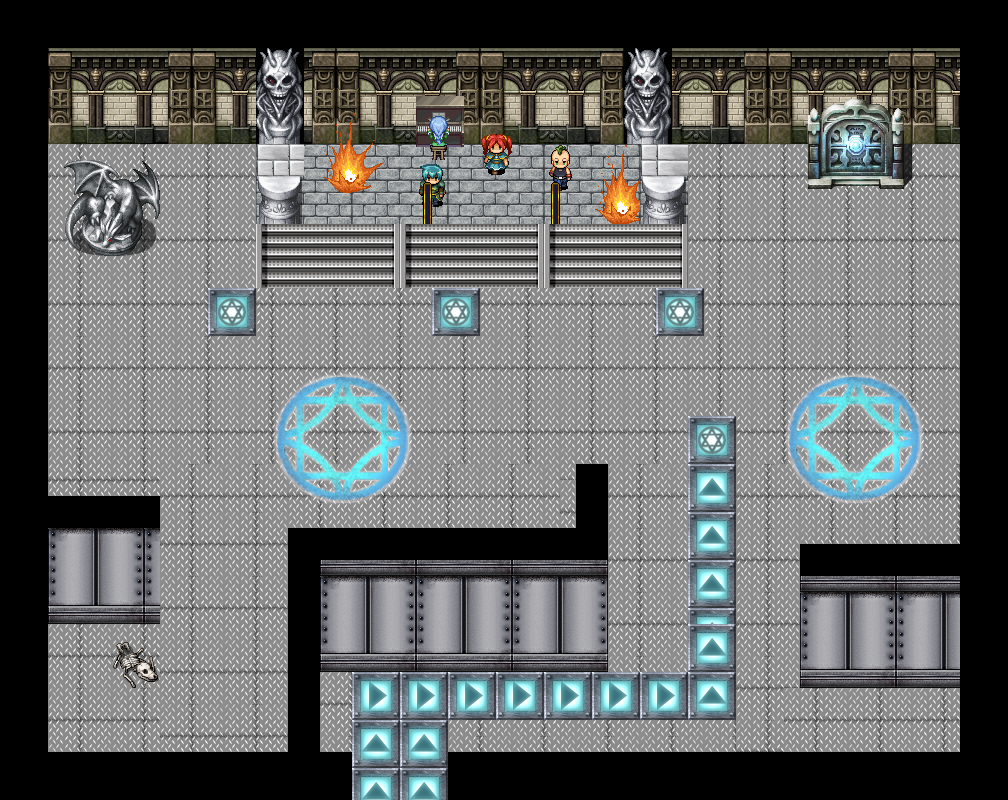

Tiled map render using the project's own tile images. Description and the map definition, with tile-layer contents summarised, below:
An orthogonal 63x50 tile map with 16x16 px tiles, 4 tile layers (Below Player, Collision Layer, Above Player, No Collision Layer), 12 tilesets.

<map version="1.0" tiledversion="1.1.3" orientation="orthogonal" renderorder="right-down" width="63" height="50" tilewidth="16" tileheight="16" infinite="0" nextobjectid="1">
 <tileset firstgid="1" name="SF_Outside_C" tilewidth="16" tileheight="16" tilecount="2304" columns="48">
  <image source="../tilesets/SF_Outside_C.png" width="768" height="768" />
 </tileset>
 <tileset firstgid="2305" name="SF_Outside_B" tilewidth="16" tileheight="16" tilecount="2304" columns="48">
  <image source="../tilesets/SF_Outside_B.png" width="768" height="768" />
 </tileset>
 <tileset firstgid="4609" name="SF_Outside_A5" tilewidth="16" tileheight="16" tilecount="1152" columns="24">
  <image source="../tilesets/SF_Outside_A5.png" width="384" height="768" />
 </tileset>
 <tileset firstgid="5761" name="SF_Outside_A4" tilewidth="16" tileheight="16" tilecount="2160" columns="48">
  <image source="../tilesets/SF_Outside_A4.png" width="768" height="720" />
 </tileset>
 <tileset firstgid="7921" name="Outside_C" tilewidth="16" tileheight="16" tilecount="2304" columns="48">
  <image source="../tilesets/Outside_C.png" width="768" height="768" />
 </tileset>
 <tileset firstgid="10225" name="Dungeon_C" tilewidth="16" tileheight="16" tilecount="2304" columns="48">
  <image source="../tilesets/Dungeon_C.png" width="768" height="768" />
 </tileset>
 <tileset firstgid="12529" name="Outside_A4" tilewidth="16" tileheight="16" tilecount="2160" columns="48">
  <image source="../tilesets/Outside_A4.png" width="768" height="720" />
 </tileset>
 <tileset firstgid="14689" name="Dungeon_B" tilewidth="16" tileheight="16" tilecount="2304" columns="48">
  <image source="../tilesets/Dungeon_B.png" width="768" height="768" />
 </tileset>
 <tileset firstgid="16993" name="outsideFantasy" tilewidth="16" tileheight="16" tilecount="3600" columns="60">
  <image source="../tilesets/outsideFantasy.png" width="960" height="960" />
 </tileset>
 <tileset firstgid="20593" name="pianiste" tilewidth="16" tileheight="16" tilecount="266" columns="14">
  <image source="../tilesets/pianiste.png" width="227" height="304" />
 </tileset>
 <tileset firstgid="20859" name="punk" tilewidth="16" tileheight="16" tilecount="576" columns="24">
  <image source="../tilesets/punk.png" trans="78c380" width="384" height="384" />
 </tileset>
 <tileset firstgid="21435" name="mack_char01" tilewidth="16" tileheight="16" tilecount="576" columns="24">
  <image source="../tilesets/mack_char01.png" trans="78c380" width="384" height="384" />
 </tileset>
 <layer name="Below Player" width="63" height="50">
  <data>[3150 cells, 1840 non-empty, 100 distinct tile ids]</data>
 </layer>
 <layer name="Collision Layer" width="63" height="50">
  <data>[3150 cells, 1435 non-empty, 213 distinct tile ids]</data>
 </layer>
 <layer name="Above Player" width="63" height="50">
  <data>[3150 cells, 142 non-empty, 124 distinct tile ids]</data>
 </layer>
 <layer name="No Collision Layer" width="63" height="50">
  <data>[3150 cells, 174 non-empty, 90 distinct tile ids]</data>
 </layer>
</map>
